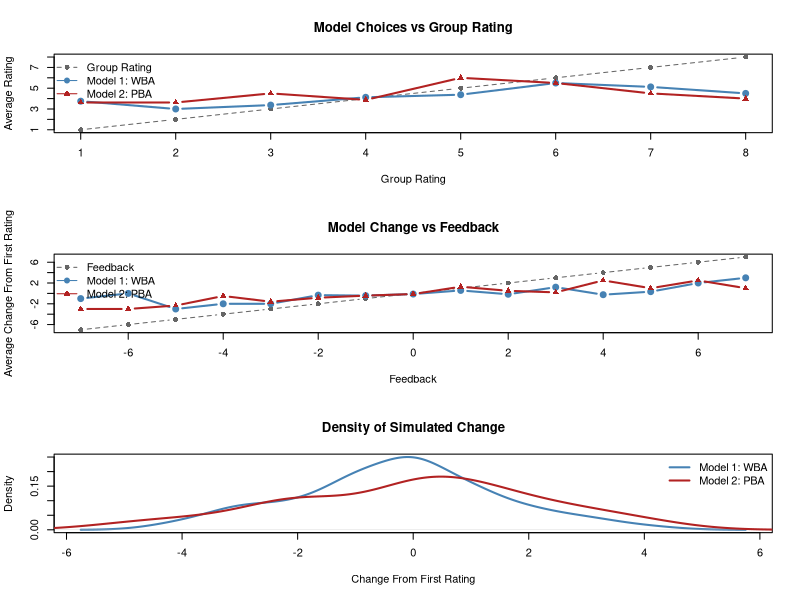

R code for this plot:
# Minimal simulation script aligned with the branch scaffold.
#
# 1. Scaling internally as 0:7
# 2. Builds an evidence grid task.
# 3. Models:
#    - Model 1: reparameterized WBA (rho, kappa)
#    - Model 2: PBA (p)
# 4. Exports files:
#    - dataset_1_task.csv
#    - dataset_2_model_choices.csv
SEED <- 123
dir.create(file.path("outputs", "simulated"), recursive = TRUE, showWarnings = FALSE)
# -----------------------------
# Empirical-data helper
# -----------------------------

# This helper is for later fitting to the real data. Rules:
  # rows with GroupRating outside 1:8 are removed before fitting.
  # That means GroupRating == 0 / no-feedback rows are excluded.
prepare_for_fitting <- function(dat) {
  dat <- dat[!is.na(dat$GroupRating) & dat$GroupRating >= 1 & dat$GroupRating <= 8, , drop = FALSE]

  dat$direct_count <- as.integer(dat$FirstRating - 1L)
  dat$social_count <- as.integer(dat$GroupRating - 1L)
  dat$second_count <- as.integer(dat$SecondRating - 1L)

  dat
}

# -----------------------------
# Beta-binomial helper
# -----------------------------

# Draw one discrete response on the 0:7 scale:
# 1. sample a probability from Beta(alpha, beta)
# 2. sample a count from Binomial(7, probability)
draw_beta_binomial_count <- function(size, alpha, beta) {
  probability <- rbeta(1, shape1 = alpha, shape2 = beta)
  rbinom(1, size = size, prob = probability)
}


# -----------------------------
# Build the simulated task
# -----------------------------
  # Keep the task on the 0:7 scale internally, 
  #to avoid confusion with the 1:8 scale used in the user-facing CSV files.
build_evidence_grid <- function(total_direct = 7L,
                                total_social = 7L,
                                repeats_per_cell = 1L) {
  base_grid <- expand.grid(
    direct_count = 0:total_direct,
    social_count = 0:total_social
  )

  grid <- base_grid[rep(seq_len(nrow(base_grid)), each = repeats_per_cell), , drop = FALSE]
  grid$trial_id <- seq_len(nrow(grid))
  grid$total_direct <- total_direct
  grid$total_social <- total_social

  grid
}

# -----------------------------
# Model 1: reparameterized WBA
# -----------------------------

# WBA parameterization:
  # - rho controls how total weight is split between self and group
  # - kappa controls how much total evidence weight is used overall

# implied weights:
  # - direct weight = rho * kappa
  # - social weight = (1 - rho) * kappa
play_wba_reparam <- function(task,
                             rho = 0.75, kappa = 2.0,
                             seed = SEED + 1L,
                             prior_alpha = 0.5, prior_beta = 0.5) {
  set.seed(seed)

  weight_direct <- rho * kappa
  weight_social <- (1 - rho) * kappa

  alpha_post <- prior_alpha +
    weight_direct * task$direct_count +
    weight_social * task$social_count

  beta_post <- prior_beta +
    weight_direct * (task$total_direct - task$direct_count) +
    weight_social * (task$total_social - task$social_count)

  second_count <- vapply(
    seq_len(nrow(task)),
    function(i) draw_beta_binomial_count(7L, alpha_post[i], beta_post[i]),
    integer(1)
  )
  second_count
}
# -----------------------------
# Model 2: PBA
# -----------------------------

# PBA parameterization from the other branch:
  # - p controls how much relative weight goes to direct evidence
  # - (1 - p) goes to social evidence
play_pba <- function(task,
                     p = 0.65,
                     seed = SEED + 2L,
                     prior_alpha = 0.5,
                     prior_beta = 0.5) {
  set.seed(seed)

  alpha_post <- prior_alpha +
    p * task$direct_count +
    (1 - p) * task$social_count

  beta_post <- prior_beta +
    p * (task$total_direct - task$direct_count) +
    (1 - p) * (task$total_social - task$social_count)

  second_count <- vapply(
    seq_len(nrow(task)),
    function(i) draw_beta_binomial_count(7L, alpha_post[i], beta_post[i]),
    integer(1)
  )

  second_count
}

# -----------------------------
# RUN THE SIMULATION
# -----------------------------

set.seed(SEED)

task_counts <- build_evidence_grid(
  total_direct = 7L,
  total_social = 7L,
  repeats_per_cell = 1L
)

second_count_model_1 <- play_wba_reparam(task_counts)
second_count_model_2 <- play_pba(task_counts)

# Dataset 1:
# export the fixed task in the observed 1:8 rating scale
dataset_1_task <- data.frame(
  trial_id = task_counts$trial_id,
  first_rating = task_counts$direct_count + 1L,
  group_rating = task_counts$social_count + 1L
)

# Match the empirical dataset definition:
# Feedback = GroupRating - FirstRating
dataset_1_task$feedback <- dataset_1_task$group_rating - dataset_1_task$first_rating

# Dataset 2:
# same task, plus each model's simulated second rating
dataset_2_model_choices <- data.frame(
  trial_id = task_counts$trial_id,
  first_rating = task_counts$direct_count + 1L,
  group_rating = task_counts$social_count + 1L,
  second_rating_model_1 = second_count_model_1 + 1L,
  second_rating_model_2 = second_count_model_2 + 1L
)

dataset_2_model_choices$feedback <- dataset_2_model_choices$group_rating - dataset_2_model_choices$first_rating
dataset_2_model_choices$change_model_1 <- dataset_2_model_choices$second_rating_model_1 - dataset_2_model_choices$first_rating
dataset_2_model_choices$change_model_2 <- dataset_2_model_choices$second_rating_model_2 - dataset_2_model_choices$first_rating

write.csv(
  dataset_1_task,
  file.path("outputs", "simulated", "dataset_1_task.csv"),
  row.names = FALSE
)

write.csv(
  dataset_2_model_choices,
  file.path("outputs", "simulated", "dataset_2_model_choices.csv"),
  row.names = FALSE
)

# SIMPLE PLOTTING
old_par <- par(no.readonly = TRUE)
on.exit(par(old_par), add = TRUE)
par(mfrow = c(3, 1))

plot_choices <- aggregate(
  cbind(second_rating_model_1, second_rating_model_2) ~ group_rating,
  data = dataset_2_model_choices,
  FUN = mean
)

plot(
  plot_choices$group_rating,
  plot_choices$group_rating,
  type = "b",
  pch = 16,
  lty = 2,
  col = "gray40",
  xlim = c(1, 8),
  ylim = c(1, 8),
  xlab = "Group Rating",
  ylab = "Average Rating",
  main = "Model Choices vs Group Rating"
)

lines(
  plot_choices$group_rating,
  plot_choices$second_rating_model_1,
  type = "b",
  pch = 19,
  col = "steelblue",
  lwd = 2
)

lines(
  plot_choices$group_rating,
  plot_choices$second_rating_model_2,
  type = "b",
  pch = 17,
  col = "firebrick",
  lwd = 2
)

legend(
  "topleft",
  legend = c("Group Rating", "Model 1: WBA", "Model 2: PBA"),
  col = c("gray40", "steelblue", "firebrick"),
  lty = c(2, 1, 1),
  pch = c(16, 19, 17),
  bty = "n"
)

plot_change <- aggregate(
  cbind(change_model_1, change_model_2) ~ feedback,
  data = dataset_2_model_choices,
  FUN = mean
)

plot(
  plot_change$feedback,
  plot_change$feedback,
  type = "b",
  pch = 16,
  lty = 2,
  col = "gray40",
  xlim = range(dataset_2_model_choices$feedback),
  ylim = range(
    c(
      dataset_2_model_choices$feedback,
      dataset_2_model_choices$change_model_1,
      dataset_2_model_choices$change_model_2
    )
  ),
  xlab = "Feedback",
  ylab = "Average Change From First Rating",
  main = "Model Change vs Feedback"
)

lines(
  plot_change$feedback,
  plot_change$change_model_1,
  type = "b",
  pch = 19,
  col = "steelblue",
  lwd = 2
)

lines(
  plot_change$feedback,
  plot_change$change_model_2,
  type = "b",
  pch = 17,
  col = "firebrick",
  lwd = 2
)

legend(
  "topleft",
  legend = c("Feedback", "Model 1: WBA", "Model 2: PBA"),
  col = c("gray40", "steelblue", "firebrick"),
  lty = c(2, 1, 1),
  pch = c(16, 19, 17),
  bty = "n"
)

# Feedback is discrete, so the density plot is more useful for the simulated
# change distributions than for feedback itself.
dens_1 <- density(dataset_2_model_choices$change_model_1)
dens_2 <- density(dataset_2_model_choices$change_model_2)

plot(
  dens_1,
  col = "steelblue",
  lwd = 2,
  main = "Density of Simulated Change",
  xlab = "Change From First Rating",
  ylim = range(c(dens_1$y, dens_2$y))
)

lines(
  dens_2,
  col = "firebrick",
  lwd = 2
)

legend(
  "topright",
  legend = c("Model 1: WBA", "Model 2: PBA"),
  col = c("steelblue", "firebrick"),
  lwd = 2,
  bty = "n"
)
